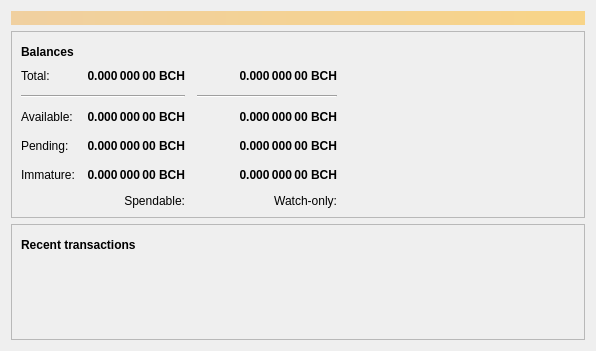
<?xml version="1.0" encoding="UTF-8"?>
<ui version="4.0">
 <class>OverviewPage</class>
 <widget class="QWidget" name="OverviewPage">
  <property name="geometry">
   <rect>
    <x>0</x>
    <y>0</y>
    <width>596</width>
    <height>342</height>
   </rect>
  </property>
  <property name="windowTitle">
   <string>Form</string>
  </property>
  <layout class="QVBoxLayout" name="topLayout">
   <item>
    <widget class="QLabel" name="labelAlerts">
     <property name="visible">
      <bool>false</bool>
     </property>
     <property name="styleSheet">
      <string notr="true">QLabel { background-color: qlineargradient(x1: 0, y1: 0, x2: 1, y2: 0, stop:0 #F0D0A0, stop:1 #F8D488); color:#000000; }</string>
     </property>
     <property name="wordWrap">
      <bool>true</bool>
     </property>
     <property name="margin">
      <number>3</number>
     </property>
     <property name="textInteractionFlags">
      <set>Qt::TextSelectableByMouse</set>
     </property>
    </widget>
   </item>
   <item>
    <layout class="QVBoxLayout" name="horizontalLayout" stretch="0,1">
     <item>
      <layout class="QVBoxLayout" name="verticalLayout_2">
       <item>
        <widget class="QFrame" name="frame">
         <property name="frameShape">
          <enum>QFrame::StyledPanel</enum>
         </property>
         <property name="frameShadow">
          <enum>QFrame::Raised</enum>
         </property>
         <layout class="QVBoxLayout" name="verticalLayout_4">
          <item>
           <layout class="QHBoxLayout" name="horizontalLayout_4">
            <item>
             <widget class="QLabel" name="label_5">
              <property name="font">
               <font>
                <weight>75</weight>
                <bold>true</bold>
               </font>
              </property>
              <property name="text">
               <string>Balances</string>
              </property>
             </widget>
            </item>
            <item>
             <widget class="QPushButton" name="labelWalletStatus">
              <property name="enabled">
               <bool>true</bool>
              </property>
              <property name="maximumSize">
               <size>
                <width>30</width>
                <height>16777215</height>
               </size>
              </property>
              <property name="toolTip">
               <string>The displayed information may be out of date. Your wallet automatically synchronizes with the Bitcoin network after a connection is established, but this process has not completed yet.</string>
              </property>
              <property name="text">
               <string/>
              </property>
              <property name="icon">
               <iconset resource="../bitcoin.qrc">
                <normaloff>:/icons/warning</normaloff>
                <disabledoff>:/icons/warning</disabledoff>:/icons/warning</iconset>
              </property>
              <property name="iconSize">
               <size>
                <width>24</width>
                <height>24</height>
               </size>
              </property>
              <property name="flat">
               <bool>true</bool>
              </property>
             </widget>
            </item>
            <item>
             <spacer name="horizontalSpacer_3">
              <property name="orientation">
               <enum>Qt::Horizontal</enum>
              </property>
              <property name="sizeHint" stdset="0">
               <size>
                <width>40</width>
                <height>20</height>
               </size>
              </property>
             </spacer>
            </item>
           </layout>
          </item>
          <item>
           <layout class="QGridLayout" name="gridLayout">
            <property name="spacing">
             <number>12</number>
            </property>
            <item row="3" column="2">
             <widget class="QLabel" name="labelWatchPending">
              <property name="font">
               <font>
                <weight>75</weight>
                <bold>true</bold>
               </font>
              </property>
              <property name="cursor">
               <cursorShape>IBeamCursor</cursorShape>
              </property>
              <property name="toolTip">
               <string>Unconfirmed transactions to watch-only addresses</string>
              </property>
              <property name="text">
               <string notr="true">0.000 000 00 BCH</string>
              </property>
              <property name="alignment">
               <set>Qt::AlignRight|Qt::AlignTrailing|Qt::AlignVCenter</set>
              </property>
              <property name="textInteractionFlags">
               <set>Qt::LinksAccessibleByMouse|Qt::TextSelectableByKeyboard|Qt::TextSelectableByMouse</set>
              </property>
             </widget>
            </item>
            <item row="3" column="1">
             <widget class="QLabel" name="labelUnconfirmed">
              <property name="font">
               <font>
                <weight>75</weight>
                <bold>true</bold>
               </font>
              </property>
              <property name="cursor">
               <cursorShape>IBeamCursor</cursorShape>
              </property>
              <property name="toolTip">
               <string>Total of transactions that have yet to be confirmed, and do not yet count toward the spendable balance</string>
              </property>
              <property name="text">
               <string notr="true">0.000 000 00 BCH</string>
              </property>
              <property name="alignment">
               <set>Qt::AlignRight|Qt::AlignTrailing|Qt::AlignVCenter</set>
              </property>
              <property name="textInteractionFlags">
               <set>Qt::LinksAccessibleByMouse|Qt::TextSelectableByKeyboard|Qt::TextSelectableByMouse</set>
              </property>
             </widget>
            </item>
            <item row="4" column="2">
             <widget class="QLabel" name="labelWatchImmature">
              <property name="font">
               <font>
                <weight>75</weight>
                <bold>true</bold>
               </font>
              </property>
              <property name="cursor">
               <cursorShape>IBeamCursor</cursorShape>
              </property>
              <property name="toolTip">
               <string>Mined balance in watch-only addresses that has not yet matured</string>
              </property>
              <property name="text">
               <string notr="true">0.000 000 00 BCH</string>
              </property>
              <property name="alignment">
               <set>Qt::AlignRight|Qt::AlignTrailing|Qt::AlignVCenter</set>
              </property>
              <property name="textInteractionFlags">
               <set>Qt::LinksAccessibleByMouse|Qt::TextSelectableByKeyboard|Qt::TextSelectableByMouse</set>
              </property>
             </widget>
            </item>
            <item row="1" column="0" colspan="2">
             <widget class="Line" name="line">
              <property name="orientation">
               <enum>Qt::Horizontal</enum>
              </property>
             </widget>
            </item>
            <item row="1" column="2">
             <widget class="Line" name="lineWatchBalance">
              <property name="sizePolicy">
               <sizepolicy hsizetype="Preferred" vsizetype="Fixed">
                <horstretch>0</horstretch>
                <verstretch>0</verstretch>
               </sizepolicy>
              </property>
              <property name="minimumSize">
               <size>
                <width>140</width>
                <height>0</height>
               </size>
              </property>
              <property name="orientation">
               <enum>Qt::Horizontal</enum>
              </property>
             </widget>
            </item>
            <item row="0" column="0">
             <widget class="QLabel" name="labelTotalText">
              <property name="text">
               <string>Total:</string>
              </property>
             </widget>
            </item>
            <item row="4" column="1">
             <widget class="QLabel" name="labelImmature">
              <property name="font">
               <font>
                <weight>75</weight>
                <bold>true</bold>
               </font>
              </property>
              <property name="cursor">
               <cursorShape>IBeamCursor</cursorShape>
              </property>
              <property name="toolTip">
               <string>Mined balance that has not yet matured</string>
              </property>
              <property name="text">
               <string notr="true">0.000 000 00 BCH</string>
              </property>
              <property name="alignment">
               <set>Qt::AlignRight|Qt::AlignTrailing|Qt::AlignVCenter</set>
              </property>
              <property name="textInteractionFlags">
               <set>Qt::LinksAccessibleByMouse|Qt::TextSelectableByKeyboard|Qt::TextSelectableByMouse</set>
              </property>
             </widget>
            </item>
            <item row="3" column="3">
             <spacer name="horizontalSpacer_2">
              <property name="orientation">
               <enum>Qt::Horizontal</enum>
              </property>
              <property name="sizeHint" stdset="0">
               <size>
                <width>40</width>
                <height>20</height>
               </size>
              </property>
             </spacer>
            </item>
            <item row="4" column="0">
             <widget class="QLabel" name="labelImmatureText">
              <property name="text">
               <string>Immature:</string>
              </property>
             </widget>
            </item>
            <item row="0" column="1">
             <widget class="QLabel" name="labelTotal">
              <property name="font">
               <font>
                <weight>75</weight>
                <bold>true</bold>
               </font>
              </property>
              <property name="cursor">
               <cursorShape>IBeamCursor</cursorShape>
              </property>
              <property name="toolTip">
               <string>Your current total balance</string>
              </property>
              <property name="text">
               <string notr="true">0.000 000 00 BCH</string>
              </property>
              <property name="alignment">
               <set>Qt::AlignRight|Qt::AlignTrailing|Qt::AlignVCenter</set>
              </property>
              <property name="textInteractionFlags">
               <set>Qt::LinksAccessibleByMouse|Qt::TextSelectableByKeyboard|Qt::TextSelectableByMouse</set>
              </property>
             </widget>
            </item>
            <item row="0" column="2">
             <widget class="QLabel" name="labelWatchTotal">
              <property name="font">
               <font>
                <weight>75</weight>
                <bold>true</bold>
               </font>
              </property>
              <property name="cursor">
               <cursorShape>IBeamCursor</cursorShape>
              </property>
              <property name="toolTip">
               <string>Current total balance in watch-only addresses</string>
              </property>
              <property name="text">
               <string notr="true">0.000 000 00 BCH</string>
              </property>
              <property name="alignment">
               <set>Qt::AlignRight|Qt::AlignTrailing|Qt::AlignVCenter</set>
              </property>
              <property name="textInteractionFlags">
               <set>Qt::LinksAccessibleByMouse|Qt::TextSelectableByKeyboard|Qt::TextSelectableByMouse</set>
              </property>
             </widget>
            </item>
            <item row="5" column="2">
             <widget class="QLabel" name="labelWatchonly">
              <property name="text">
               <string>Watch-only:</string>
              </property>
              <property name="alignment">
               <set>Qt::AlignRight|Qt::AlignTrailing|Qt::AlignVCenter</set>
              </property>
             </widget>
            </item>
            <item row="2" column="0">
             <widget class="QLabel" name="labelBalanceText">
              <property name="text">
               <string>Available:</string>
              </property>
             </widget>
            </item>
            <item row="2" column="1">
             <widget class="QLabel" name="labelBalance">
              <property name="font">
               <font>
                <weight>75</weight>
                <bold>true</bold>
               </font>
              </property>
              <property name="cursor">
               <cursorShape>IBeamCursor</cursorShape>
              </property>
              <property name="toolTip">
               <string>Your current spendable balance</string>
              </property>
              <property name="text">
               <string notr="true">0.000 000 00 BCH</string>
              </property>
              <property name="alignment">
               <set>Qt::AlignRight|Qt::AlignTrailing|Qt::AlignVCenter</set>
              </property>
              <property name="textInteractionFlags">
               <set>Qt::LinksAccessibleByMouse|Qt::TextSelectableByKeyboard|Qt::TextSelectableByMouse</set>
              </property>
             </widget>
            </item>
            <item row="2" column="2">
             <widget class="QLabel" name="labelWatchAvailable">
              <property name="font">
               <font>
                <weight>75</weight>
                <bold>true</bold>
               </font>
              </property>
              <property name="cursor">
               <cursorShape>IBeamCursor</cursorShape>
              </property>
              <property name="toolTip">
               <string>Your current balance in watch-only addresses</string>
              </property>
              <property name="text">
               <string notr="true">0.000 000 00 BCH</string>
              </property>
              <property name="alignment">
               <set>Qt::AlignRight|Qt::AlignTrailing|Qt::AlignVCenter</set>
              </property>
              <property name="textInteractionFlags">
               <set>Qt::LinksAccessibleByMouse|Qt::TextSelectableByKeyboard|Qt::TextSelectableByMouse</set>
              </property>
             </widget>
            </item>
            <item row="3" column="0">
             <widget class="QLabel" name="labelPendingText">
              <property name="text">
               <string>Pending:</string>
              </property>
             </widget>
            </item>
            <item row="5" column="1">
             <widget class="QLabel" name="labelSpendable">
              <property name="text">
               <string>Spendable:</string>
              </property>
              <property name="alignment">
               <set>Qt::AlignRight|Qt::AlignTrailing|Qt::AlignVCenter</set>
              </property>
             </widget>
            </item>
           </layout>
          </item>
          <item>
           <spacer name="verticalSpacerInsideCard">
            <property name="orientation">
             <enum>Qt::Vertical</enum>
            </property>
            <property name="sizeHint" stdset="0">
             <size>
              <width>20</width>
              <height>10</height>
             </size>
            </property>
           </spacer>
          </item>
         </layout>
        </widget>
       </item>
      </layout>
     </item>
     <item>
      <layout class="QVBoxLayout" name="verticalLayout_3">
       <item>
        <widget class="QFrame" name="frame_2">
         <property name="frameShape">
          <enum>QFrame::StyledPanel</enum>
         </property>
         <property name="frameShadow">
          <enum>QFrame::Raised</enum>
         </property>
         <layout class="QVBoxLayout" name="verticalLayout">
          <item>
           <layout class="QHBoxLayout" name="horizontalLayout_2">
            <item>
             <widget class="QLabel" name="label_4">
              <property name="font">
               <font>
                <weight>75</weight>
                <bold>true</bold>
               </font>
              </property>
              <property name="text">
               <string>Recent transactions</string>
              </property>
             </widget>
            </item>
            <item>
             <widget class="QPushButton" name="labelTransactionsStatus">
              <property name="enabled">
               <bool>true</bool>
              </property>
              <property name="maximumSize">
               <size>
                <width>30</width>
                <height>16777215</height>
               </size>
              </property>
              <property name="toolTip">
               <string>The displayed information may be out of date. Your wallet automatically synchronizes with the Bitcoin network after a connection is established, but this process has not completed yet.</string>
              </property>
              <property name="text">
               <string/>
              </property>
              <property name="icon">
               <iconset resource="../bitcoin.qrc">
                <normaloff>:/icons/warning</normaloff>
                <disabledoff>:/icons/warning</disabledoff>:/icons/warning</iconset>
              </property>
              <property name="iconSize">
               <size>
                <width>24</width>
                <height>24</height>
               </size>
              </property>
              <property name="flat">
               <bool>true</bool>
              </property>
             </widget>
            </item>
            <item>
             <spacer name="horizontalSpacer">
              <property name="orientation">
               <enum>Qt::Horizontal</enum>
              </property>
              <property name="sizeHint" stdset="0">
               <size>
                <width>40</width>
                <height>20</height>
               </size>
              </property>
             </spacer>
            </item>
           </layout>
          </item>
          <item>
           <widget class="QListView" name="listTransactions">
            <property name="styleSheet">
             <string notr="true">QListView { background: transparent; }</string>
            </property>
            <property name="frameShape">
             <enum>QFrame::NoFrame</enum>
            </property>
            <property name="verticalScrollBarPolicy">
             <enum>Qt::ScrollBarAlwaysOff</enum>
            </property>
            <property name="horizontalScrollBarPolicy">
             <enum>Qt::ScrollBarAlwaysOff</enum>
            </property>
            <property name="selectionMode">
             <enum>QAbstractItemView::NoSelection</enum>
            </property>
           </widget>
          </item>
         </layout>
        </widget>
       </item>
      </layout>
     </item>
    </layout>
   </item>
  </layout>
 </widget>
 <resources/>
 <connections/>
</ui>
